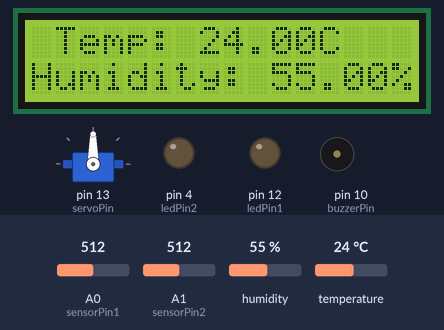
This sketch was run on a simulated Arduino Uno, built with avr-gcc and run on an emulated ATmega328P. Parts: servo, 16×2 character LCD, output pins drawn as LEDs (lit = HIGH), buzzer (waves = sounding). Inputs (shaded band) come from the test bench; at power-on: A0 (sensorPin1) = 512, temperature 24 °C, A1 (sensorPin2) = 512, humidity 55 %. The local clock reads 2024-03-15 10:24:30 at power-on unless the sketch sets it; what the sketch prints to the serial monitor is not drawn.

Above: at 10.7 s.
10.8 s: A0 (sensorPin1) set to 545
At 20.6 s:
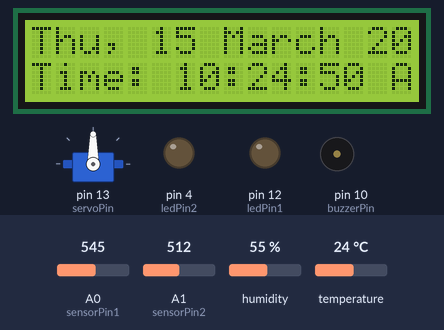
21.7 s: A0 (sensorPin1) set to 560
At 21.9 s:
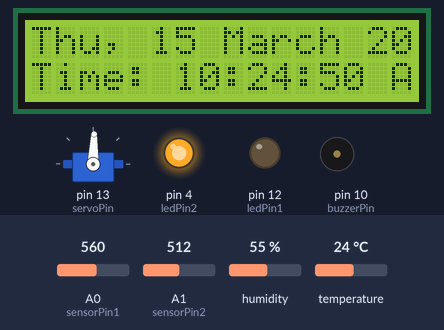
23.5 s: temperature set to 12 °C
26.5 s: A0 (sensorPin1) set to 502
At 27.5 s:
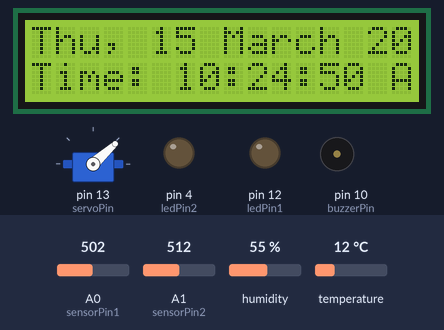
40.5 s: A0 (sensorPin1) set to 457
At 40.67 s:
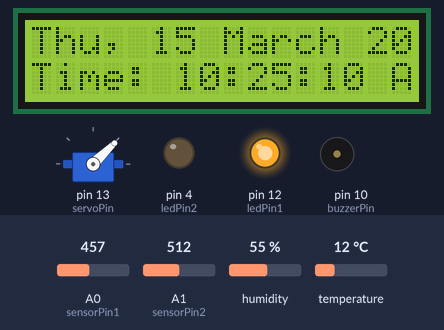
42.3 s: temperature set to 15 °C
Timing chart, 0 to 49.8 s (numbered marks = the images above; inputs shaded):
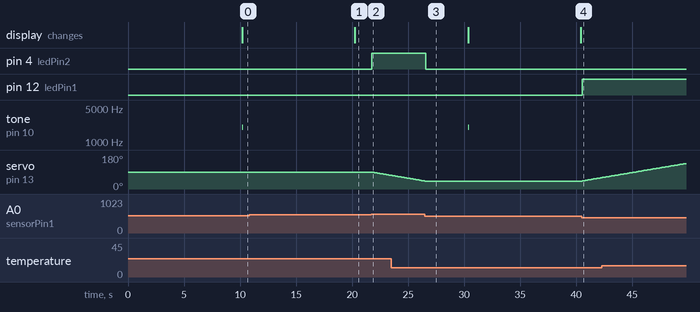

Measured:
- the behaviour switches between 552 and 553 on A0 (sensorPin1) (found by bisection; images 1 and 2)
- the behaviour switches between 472 and 471 on A0 (sensorPin1) (found by bisection; images 3 and 4)
- after the input at 21.7 s, pin 4 (ledPin2): LOW → HIGH after 0.06 s; servo on pin 13 (servoPin): moves from 90° to 72° over 1.7 s, starting after 0.06 s
- after the input at 26.5 s, pin 4 (ledPin2): HIGH → LOW after 0.08 s; servo on pin 13 (servoPin): stays 42° (without the input it goes to 41° after 0.08 s)
- after the input at 40.5 s, pin 12 (ledPin1): LOW → HIGH at once; servo on pin 13 (servoPin): moves from 42° to 60° over 1.7 s, starting at once

The sketch:

soltrack.ino
```cpp
#include <Servo.h>
#include <DHT.h>
#include <Wire.h>
#include <LiquidCrystal_I2C.h>
#include <RTClib.h> // Library for RTC module

// Pin assignments
const int sensorPin1 = A0;
const int sensorPin2 = A1;
const int servoPin = 13;
const int ledPin1 = 12;
const int ledPin2 = 4;
const int buzzerPin = 10;

// Variables
int sensorValue = 0;
int servoGrad = 90;
int tolerance = 40;
bool useDHT = true; // Flag for using DHT sensor
DateTime now;        // DateTime object to hold current time

Servo myservo;
RTC_DS3231 rtc; // RTC object

// LCD setup
LiquidCrystal_I2C lcd(0x27, 16, 2);

// DHT setup
#define DHTPIN 7        // Pin connected to the DHT sensor
#define DHTTYPE DHT11   // Type of DHT sensor
DHT dht(DHTPIN, DHTTYPE); // Initialize DHT sensor

unsigned long previousMillisDHT = 0;
const long intervalDHT = 10000; // Interval to display DHT data (in milliseconds)

unsigned long previousMillisSensor = 0;
const long intervalSensor = 100; // Interval to read sensor and control servo (in milliseconds)

void setup()
{
  // Initialize pins
  pinMode(sensorPin1, INPUT);
  pinMode(sensorPin2, INPUT);
  pinMode(ledPin1, OUTPUT);
  pinMode(ledPin2, OUTPUT);
  pinMode(buzzerPin, OUTPUT);

  // Attach servo
  myservo.attach(servoPin);
  myservo.write(servoGrad);

  // Initialize serial communication
  Serial.begin(9600);

  // Start DHT sensor
  dht.begin();

  // Initialize LCD
  lcd.init();
  lcd.backlight();

  // Initialize RTC module
  if (!rtc.begin())
  {
    Serial.println("Couldn't find RTC");
    while (1)
      ;
  }
  if (rtc.lostPower())
  {
    Serial.println("RTC lost power, let's set the time!");
    rtc.adjust(DateTime(F(__DATE__), F(__TIME__)));
  }

  // Customize LCD layout
  lcd.setCursor(0, 0);
  lcd.print("   Welcome to");
  lcd.setCursor(0, 1);
  lcd.print(" Smart Soltrack");
  delay(2000); // Delay to display welcome message
}

void loop(){
    // Read sensor values
    sensorValue = analogRead(sensorPin1);
    int reading = analogRead(sensorPin2);

   unsigned long currentMillis = millis();

  // Read sensor values and control servo/photoresistor
  if (currentMillis - previousMillisSensor >= intervalSensor)
  {
    previousMillisSensor = currentMillis;
    sensorValue = analogRead(sensorPin1);

    if (sensorValue < (512 - tolerance))
    {
      if (myservo.read() < 180)
      {
        myservo.write(myservo.read() + 1);
      }
      digitalWrite(ledPin1, HIGH); // Turn on LED1 when light intensity is low
      digitalWrite(ledPin2, LOW);  // Turn off LED2 when light intensity is low
    }
    else if (sensorValue > (512 + tolerance))
    {
      if (myservo.read() > 0)
      {
        myservo.write(myservo.read() - 1);
      }
      digitalWrite(ledPin1, LOW);  // Turn off LED1 when light intensity is high
      digitalWrite(ledPin2, HIGH); // Turn on LED2 when light intensity is high
    }
    else
    {
      digitalWrite(ledPin1, LOW); // Turn off both LEDs when light intensity is within tolerance
      digitalWrite(ledPin2, LOW);
    }
    delay(100);
  }

  // Display DHT or RTC data
  if (currentMillis - previousMillisDHT >= intervalDHT)
  {
    previousMillisDHT = currentMillis;
    if (useDHT)
    {
      displayDHTData();
    }
    else
    {
      displayRTCData();
    }
    useDHT = !useDHT; // Switch between DHT and RTC display
  }
}

void displayDHTData() {
    // Read DHT sensor data
    float h = dht.readHumidity();       // Read humidity
    float t = dht.readTemperature();    // Read temperature in Celsius

    // Check if any reads failed and exit early (to try again)
    if (isnan(h) || isnan(t)) {
        Serial.println("Failed to read from DHT sensor!");
        return;
    }

    // Print temperature and humidity to Serial Monitor
    Serial.print("Humidity: ");
    Serial.print(h);
    Serial.print(" %, Temp: ");
    Serial.print(t);
    Serial.println(" °C");

    // Update LCD display with temperature and humidity
    lcd.clear();
    lcd.setCursor(0, 0);
    lcd.print(" Temp: ");
    lcd.print(t);
    lcd.print("C  ");

    lcd.setCursor(0, 1);
    lcd.print("Humidity: ");
    lcd.print(h);
    lcd.print("%  ");

    // Check temperature thresholds for alert sounds
    if (t > 40) {
        tone(buzzerPin, 1000); // Sound the buzzer for high temperature
    } else {
        noTone(buzzerPin); // Stop the sound if temperature is not high
    }

    // Check for temperature changes and sound a different tone
    static float lastTemperature = 0;
    if (abs(t - lastTemperature) > 1) {
        tone(buzzerPin, 2000); // Sound a different tone for temperature changes
        delay(100); // Ensure the tone is audible
        noTone(buzzerPin); // Stop the sound after a short delay
        lastTemperature = t; // Update the last temperature
    }
}

void displayRTCData() {
    // Get current time from RTC module
    now = rtc.now();

    // Update LCD display with date and time
    lcd.clear();
    lcd.setCursor(0, 0);
    lcd.print("");
    printDayOfWeek(now.dayOfTheWeek());
    lcd.print(", ");
    lcd.print(now.day());
    lcd.print(" ");
    printMonth(now.month());
    lcd.print(" ");
    lcd.print(now.year());

    lcd.setCursor(0, 1);
    lcd.print("Time: ");
    lcd.print(formatHour(now.hour()));
    lcd.print(":");
    printTwoDigits(now.minute());
    lcd.print(":");
    printTwoDigits(now.second());
    lcd.print(" ");
    lcd.print(getTimePeriod(now.hour()));
}

// Function to print the day of the week
void printDayOfWeek(uint8_t day) {
    switch (day) {
        case 1: lcd.print("Sun"); break;
        case 2: lcd.print("Mon"); break;
        case 3: lcd.print("Tue"); break;
        case 4: lcd.print("Wed"); break;
        case 5: lcd.print("Thu"); break;
        case 6: lcd.print("Fri"); break;
        case 7: lcd.print("Sat"); break;
        default: lcd.print("Unknown"); break;
    }
}

// Function to print the month
void printMonth(uint8_t month) {
    switch (month) {
        case 1: lcd.print("January"); break;
        case 2: lcd.print("February"); break;
        case 3: lcd.print("March"); break;
        case 4: lcd.print("April"); break;
        case 5: lcd.print("May"); break;
        case 6: lcd.print("June"); break;
        case 7: lcd.print("July"); break;
        case 8: lcd.print("August"); break;
        case 9: lcd.print("September"); break;
        case 10: lcd.print("October"); break;
        case 11: lcd.print("November"); break;
        case 12: lcd.print("December"); break;
        default: lcd.print("Unknown"); break;
    }
}

// Function to format the hour in 12-hour format
int formatHour(uint8_t hour) {
    if (hour == 0) {
        return 12;
    } else if (hour > 12) {
        return hour - 12;
    } else {
        return hour;
    }
}

// Function to print two digits (leading zero if needed)
void printTwoDigits(uint8_t number) {
    if (number < 10) {
        lcd.print("0");
    }
    lcd.print(number);
}

// Function to get the time period (AM or PM)
String getTimePeriod(uint8_t hour) {
    if (hour >= 12) {
        return "PM";
    } else {
        return "AM";
    }
}
```
